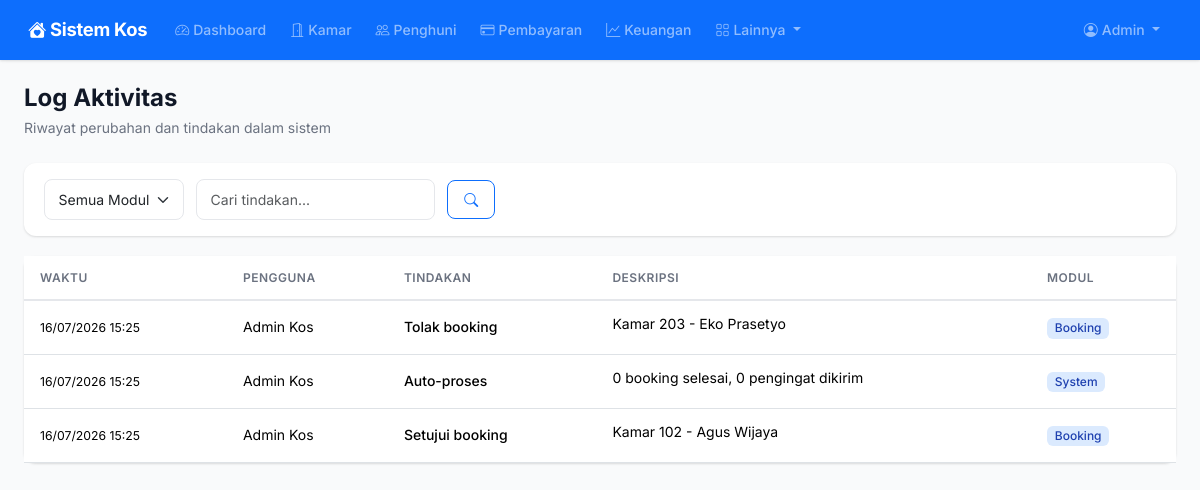
/aktivitas/ (signed in), run on an earlier commit of the app's database.
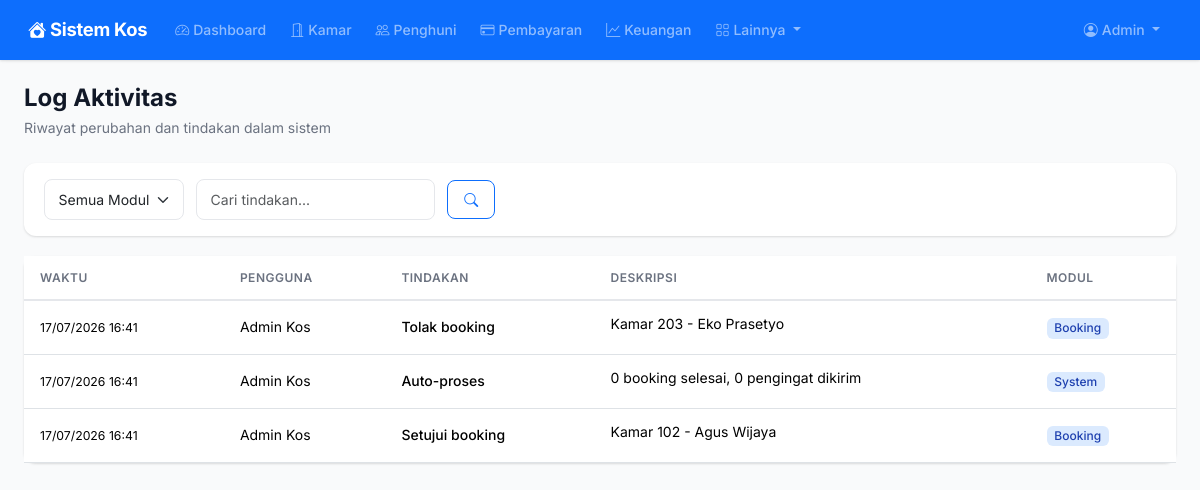
And on a later commit of the database.
### models.py (models this page shows, shortened)
class ActivityLog(db.Model):
    __tablename__ = "activity_logs"
    id = db.Column(db.Integer, primary_key=True)
    user_id = db.Column(db.Integer, db.ForeignKey("users.id"), nullable=True)
    tindakan = db.Column(db.String(100), nullable=False)
    deskripsi = db.Column(db.Text)
    model = db.Column(db.String(50))
    created_at = db.Column(db.DateTime, default=datetime.utcnow)
    user = db.relationship("User", backref="activity_logs")

class User(UserMixin, db.Model):
    __tablename__ = "users"
    id = db.Column(db.Integer, primary_key=True)
    username = db.Column(db.String(80), unique=True, nullable=False)
    email = db.Column(db.String(120), unique=True, nullable=False)
    password_hash = db.Column(db.String(256), nullable=False)
    role = db.Column(db.String(20), nullable=False, default="client")
    nama_lengkap = db.Column(db.String(150), nullable=False)
    no_telepon = db.Column(db.String(20))
    alamat = db.Column(db.Text)
    is_active = db.Column(db.Boolean, default=True)
    created_at = db.Column(db.DateTime, default=datetime.utcnow)
    bookings = db.relationship("Booking", backref="client", lazy="dynamic")
    notifications = db.relationship("Notification", backref="user", lazy="dynamic")

### routes/activity_log.py (the view)
@activity_bp.route("/")
@login_required
def index():
    if current_user.role not in ("admin", "management"):
        return redirect(url_for("dashboard.index"))
    model = request.args.get("model", "")
    tindakan = request.args.get("tindakan", "")
    q = ActivityLog.query
    if model:
        q = q.filter_by(model=model)
    if tindakan:
        q = q.filter(ActivityLog.tindakan.ilike(f"%{tindakan}%"))
    logs = q.order_by(ActivityLog.created_at.desc()).limit(200).all()
    models = [m[0] for m in ActivityLog.query.with_entities(ActivityLog.model).distinct().all()]
    return render_template("activity/index.html", logs=logs, models=models)

### app.py (called while the page is built)
def create_app():
    app = Flask(__name__)
    app.config.from_object("config.Config")
    db.init_app(app)
    login_manager.init_app(app)
    csrf.init_app(app)
    login_manager.login_view = "auth.login"
    login_manager.login_message = "Silakan login terlebih dahulu."
    from models import User
    @login_manager.user_loader
    def load_user(user_id):
        return User.query.get(int(user_id))
    @app.context_processor
    def inject_now():
        from datetime import datetime
        return {"now": datetime.now()}
    @app.context_processor
    def inject_utility():
        from datetime import date
        return {"date_today": date.today()}
    from routes import register_routes
    register_routes(app)
    with app.app_context():
        db.create_all()
    return app

### templates/activity/index.html (shortened to what this page needs)
{% extends "base.html" %}
{% block content %}
<div class="page-header">
    <h1>Log Aktivitas</h1>
    <p>Riwayat perubahan dan tindakan dalam sistem</p>
</div>
<form class="filter-bar" method="GET">
    <select name="model" class="form-select" onchange="this.form.submit()">
        <option value="">Semua Modul</option>
    </select>
    <input type="text" name="tindakan" class="form-control" placeholder="Cari tindakan..."
           value="{{ request.args.get('tindakan', '') }}">
    <button type="submit" class="btn btn-outline-primary"><i class="bi bi-search"></i></button>
</form>
<div class="card border-0">
    <div class="card-body p-0">
        {% if logs %}
        <div class="table-responsive">
            <table class="table table-hover mb-0">
                <thead>
                    <tr>
                        <th>Waktu</th>
                        <th>Pengguna</th>
                        <th>Tindakan</th>
                        <th>Deskripsi</th>
                        <th>Modul</th>
                    </tr>
                </thead>
                <tbody>
                    {% for l in logs %}
                    <tr>
                        <td class="text-nowrap"><small>{{ l.created_at.strftime('%d/%m/%Y %H:%M') }}</small></td>
                        <td>{{ l.user.nama_lengkap if l.user else 'Sistem' }}</td>
                        <td class="fw-medium">{{ l.tindakan }}</td>
                        <td style="max-width:300px">
                            <span class="d-inline-block text-truncate" style="max-width:100%">{{ l.deskripsi }}</span>
                        </td>
                        <td><span class="badge badge-info">{{ l.model }}</span></td>
                    </tr>
                    {% endfor %}
                </tbody>
            </table>
        </div>
        {% else %}
        <div class="empty-state">
            <i class="bi bi-clock-history"></i>
            <h5>Belum ada aktivitas</h5>
        </div>
        {% endif %}
    </div>
</div>
{% endblock %}

What changed in the data, as far as the page shows it:
changed ActivityLog "Tolak booking": created_at "16/07/2026 15:25" → "17/07/2026 16:41"
changed ActivityLog "Auto-proses": created_at "16/07/2026 15:25" → "17/07/2026 16:41"
changed ActivityLog "Setujui booking": created_at "16/07/2026 15:25" → "17/07/2026 16:41"
